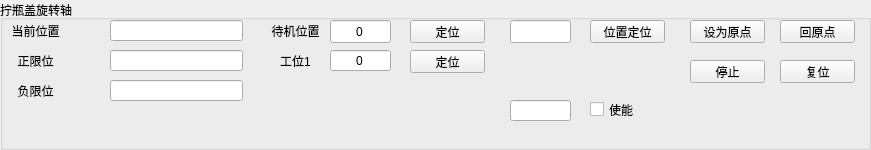
    <widget class="QGroupBox" name="Axi5">
     <property name="geometry">
      <rect>
       <x>60</x>
       <y>530</y>
       <width>871</width>
       <height>150</height>
      </rect>
     </property>
     <property name="title">
      <string>拧瓶盖旋转轴</string>
     </property>
     <widget class="QPushButton" name="btn_Axi_SetPosition_5">
      <property name="geometry">
       <rect>
        <x>590</x>
        <y>20</y>
        <width>75</width>
        <height>23</height>
       </rect>
      </property>
      <property name="text">
       <string>位置定位</string>
      </property>
     </widget>
     <widget class="QPushButton" name="btn_Axi_Reset_5">
      <property name="geometry">
       <rect>
        <x>780</x>
        <y>60</y>
        <width>75</width>
        <height>23</height>
       </rect>
      </property>
      <property name="text">
       <string>复位</string>
      </property>
     </widget>
     <widget class="QPushButton" name="btn_Axi_Stop_5">
      <property name="geometry">
       <rect>
        <x>690</x>
        <y>60</y>
        <width>75</width>
        <height>23</height>
       </rect>
      </property>
      <property name="text">
       <string>停止</string>
      </property>
     </widget>
     <widget class="QPushButton" name="btn_Axi_GoHome_5">
      <property name="geometry">
       <rect>
        <x>780</x>
        <y>20</y>
        <width>75</width>
        <height>23</height>
       </rect>
      </property>
      <property name="text">
       <string>回原点</string>
      </property>
     </widget>
     <widget class="QLineEdit" name="lineEdit_Axi_SetPosition_5">
      <property name="geometry">
       <rect>
        <x>510</x>
        <y>20</y>
        <width>61</width>
        <height>23</height>
       </rect>
      </property>
      <property name="text">
       <string/>
      </property>
      <property name="alignment">
       <set>Qt::AlignCenter</set>
      </property>
     </widget>
     <widget class="QPushButton" name="btn_Axi_SetHome_5">
      <property name="geometry">
       <rect>
        <x>690</x>
        <y>20</y>
        <width>75</width>
        <height>23</height>
       </rect>
      </property>
      <property name="text">
       <string>设为原点</string>
      </property>
     </widget>
     <widget class="QLineEdit" name="lineEdit_AxiStatus_5">
      <property name="geometry">
       <rect>
        <x>110</x>
        <y>20</y>
        <width>133</width>
        <height>21</height>
       </rect>
      </property>
      <property name="text">
       <string/>
      </property>
      <property name="alignment">
       <set>Qt::AlignCenter</set>
      </property>
     </widget>
     <widget class="QLabel" name="label_Axi_CurPositon_5">
      <property name="geometry">
       <rect>
        <x>-10</x>
        <y>20</y>
        <width>91</width>
        <height>21</height>
       </rect>
      </property>
      <property name="text">
       <string>当前位置</string>
      </property>
      <property name="alignment">
       <set>Qt::AlignCenter</set>
      </property>
     </widget>
     <widget class="QLineEdit" name="lineEdit_AxiPosLimit_5">
      <property name="geometry">
       <rect>
        <x>110</x>
        <y>50</y>
        <width>133</width>
        <height>21</height>
       </rect>
      </property>
      <property name="text">
       <string/>
      </property>
      <property name="alignment">
       <set>Qt::AlignCenter</set>
      </property>
     </widget>
     <widget class="QLabel" name="label_Axi_PosLimit_5">
      <property name="geometry">
       <rect>
        <x>-10</x>
        <y>50</y>
        <width>91</width>
        <height>21</height>
       </rect>
      </property>
      <property name="text">
       <string>正限位</string>
      </property>
      <property name="alignment">
       <set>Qt::AlignCenter</set>
      </property>
     </widget>
     <widget class="QLineEdit" name="lineEdit_AxiNegLimit_5">
      <property name="geometry">
       <rect>
        <x>110</x>
        <y>80</y>
        <width>133</width>
        <height>21</height>
       </rect>
      </property>
      <property name="text">
       <string/>
      </property>
      <property name="alignment">
       <set>Qt::AlignCenter</set>
      </property>
     </widget>
     <widget class="QLabel" name="label_Axi_NegLimit_5">
      <property name="geometry">
       <rect>
        <x>-10</x>
        <y>80</y>
        <width>91</width>
        <height>21</height>
       </rect>
      </property>
      <property name="text">
       <string>负限位</string>
      </property>
      <property name="alignment">
       <set>Qt::AlignCenter</set>
      </property>
     </widget>
     <widget class="QLineEdit" name="lineEdit_Axi_Enable_5">
      <property name="geometry">
       <rect>
        <x>510</x>
        <y>100</y>
        <width>61</width>
        <height>21</height>
       </rect>
      </property>
      <property name="text">
       <string/>
      </property>
      <property name="alignment">
       <set>Qt::AlignCenter</set>
      </property>
     </widget>
     <widget class="QLabel" name="label_Axi5_WorkStation">
      <property name="geometry">
       <rect>
        <x>250</x>
        <y>50</y>
        <width>91</width>
        <height>21</height>
       </rect>
      </property>
      <property name="text">
       <string>工位1</string>
      </property>
      <property name="alignment">
       <set>Qt::AlignCenter</set>
      </property>
     </widget>
     <widget class="QPushButton" name="btn_Axi5_SetStandbyPosition">
      <property name="geometry">
       <rect>
        <x>410</x>
        <y>20</y>
        <width>75</width>
        <height>23</height>
       </rect>
      </property>
      <property name="text">
       <string>定位</string>
      </property>
     </widget>
     <widget class="QLabel" name="label_Axi5_Standby">
      <property name="geometry">
       <rect>
        <x>250</x>
        <y>20</y>
        <width>91</width>
        <height>21</height>
       </rect>
      </property>
      <property name="text">
       <string>待机位置</string>
      </property>
      <property name="alignment">
       <set>Qt::AlignCenter</set>
      </property>
     </widget>
     <widget class="QLineEdit" name="lineEdit_Axi5_WorkStation_1">
      <property name="geometry">
       <rect>
        <x>330</x>
        <y>50</y>
        <width>61</width>
        <height>21</height>
       </rect>
      </property>
      <property name="text">
       <string>0</string>
      </property>
      <property name="alignment">
       <set>Qt::AlignCenter</set>
      </property>
     </widget>
     <widget class="QLineEdit" name="lineEdit_Axi5__Standby">
      <property name="geometry">
       <rect>
        <x>330</x>
        <y>20</y>
        <width>61</width>
        <height>23</height>
       </rect>
      </property>
      <property name="text">
       <string>0</string>
      </property>
      <property name="alignment">
       <set>Qt::AlignCenter</set>
      </property>
     </widget>
     <widget class="QPushButton" name="btn_Axi5_SetWorkPostion_1">
      <property name="geometry">
       <rect>
        <x>410</x>
        <y>50</y>
        <width>75</width>
        <height>23</height>
       </rect>
      </property>
      <property name="text">
       <string>定位</string>
      </property>
     </widget>
     <widget class="QCheckBox" name="check_Axi_Enable_5">
      <property name="geometry">
       <rect>
        <x>590</x>
        <y>100</y>
        <width>61</width>
        <height>19</height>
       </rect>
      </property>
      <property name="sizePolicy">
       <sizepolicy hsizetype="Minimum" vsizetype="Fixed">
        <horstretch>0</horstretch>
        <verstretch>0</verstretch>
       </sizepolicy>
      </property>
      <property name="text">
       <string>使能</string>
      </property>
     </widget>
    </widget>
